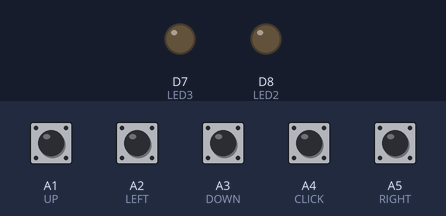
This sketch was run on a simulated Arduino Zero (SAMD21). On the bench: output pins drawn as LEDs (lit = HIGH). The inputs (shaded band) are chosen by the test bench; at power-on: A1 (UP), A2 (LEFT), A3 (DOWN), A4 (CLICK), A5 (RIGHT) HIGH. What the sketch prints to the serial monitor is not drawn.

Above: at 2.2 s.
2.3 s: A5 (RIGHT) pulled LOW for 0.15 s
At 2.8 s:
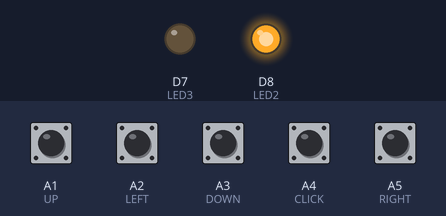
3.9 s: A2 (LEFT) pulled LOW for 0.15 s
At 5.1 s:
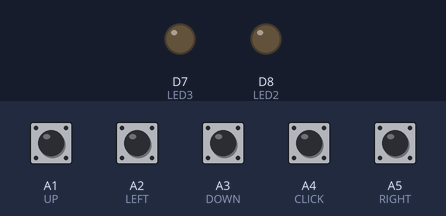
5.5 s: A5 (RIGHT) pulled LOW for 1 s
At 6.4 s:
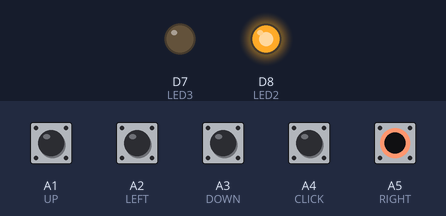
Timing chart, 0 to 8.5 s (numbered marks = the images above; inputs shaded):
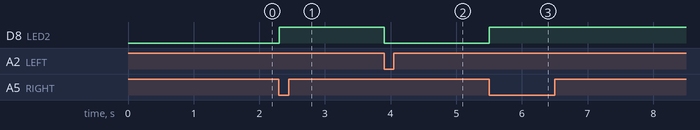

Measured:
- after the input at 2.3 s, D8 (LED2): LOW → HIGH at once
- after the input at 3.9 s, D8 (LED2): HIGH → LOW at once
- after the input at 5.5 s, D8 (LED2): LOW → HIGH at once

The sketch:

CAN_test.ino
```cpp
// demo: CAN-BUS Shield, send data

// loovee@seeed.cc


#include <mcp_can.h>

#include <SPI.h>


/*SAMD core*/

#ifdef ARDUINO_SAMD_VARIANT_COMPLIANCE

    #define SERIAL SerialUSB

#else

    #define SERIAL Serial

#endif


// Define Joystick connection pins

#define UP  A1

#define DOWN  A3

#define LEFT  A2

#define RIGHT  A5

#define CLICK  A4


// Define LED pins

#define LED2 8

#define LED3 7


#define P_MIN -95.5f

#define P_MAX 95.5f

#define V_MIN -30.0f

#define V_MAX 30.0f

#define KP_MIN 0.0f

#define KP_MAX 500.0f

#define KD_MIN 0.0f

#define KD_MAX 5.0f

#define T_MIN -18.0f

#define T_MAX 18.0f


// Set values

float p_in = 0.0f;

float v_in = 0.0f;

float kp_in = 10.0f;

float kd_in = 1.0f;

float t_in = 0.0f;

// Mearured values

float p_out = 0.0f;

float v_out = 0.0f;

float t_out = 0.0f;


// the cs pin of the version after v1.1 is default to D9

// v0.9b and v1.0 is default D10

const int SPI_CS_PIN = 10;


MCP_CAN CAN(SPI_CS_PIN);                                    // Set CS pin


void setup() {

    SERIAL.begin(115200);

    delay(1000);


    while (CAN_OK != CAN.begin(CAN_1000KBPS)) {            // init can bus : baudrate = 1000k

        SERIAL.println("CAN BUS Shield init fail");

        SERIAL.println(" Init CAN BUS Shield again");

        delay(100);

    }

    SERIAL.println("CAN BUS Shield init ok!");


    //Initialize pins as necessary

    pinMode(UP, INPUT);

    pinMode(DOWN, INPUT);

    pinMode(LEFT, INPUT);

    pinMode(RIGHT, INPUT);

    pinMode(CLICK, INPUT);

    pinMode(LED2, OUTPUT);

    pinMode(LED3, OUTPUT);


    //Pull analog pins high to enable reading of joystick movements

    digitalWrite(UP, HIGH);

    digitalWrite(DOWN, HIGH);

    digitalWrite(LEFT, HIGH);

    digitalWrite(RIGHT, HIGH);

    digitalWrite(CLICK, HIGH);


    //Write LED pins low to turn them off by default

    digitalWrite(LED2, LOW);

    digitalWrite(LED3, LOW);

}


long previousMillis = 0;

const long interval = 5;  // 20 ms = 50 Hz period

void loop() {

    float p_step = 0.2;

    if(digitalRead(UP)==LOW){

      p_in = p_in + p_step;

    }


    if(digitalRead(DOWN)==LOW){

      p_in = p_in - p_step;

    }

    p_in = constrain(p_in, P_MIN, P_MAX);


    if(digitalRead(RIGHT) == LOW){

      enter_motor();

      digitalWrite(LED2, HIGH);

    }


    if(digitalRead(LEFT) == LOW){

      exit_motor();

      digitalWrite(LED2, LOW);

    }


     if(digitalRead(CLICK) == LOW){

      init_position();

    }


    pack_cmd();


    if(CAN_MSGAVAIL == CAN.checkReceive()){

      unpack_reply();

    }


    SERIAL.print(millis() - previousMillis);

    previousMillis = millis();

    SERIAL.print(" ");

    SERIAL.print(p_in);

    SERIAL.print(" ");

    SERIAL.print(p_out);

    SERIAL.print(" ");

    SERIAL.print(v_out);

    SERIAL.print(" ");

    SERIAL.println(t_out);

}


void enter_motor() {

  byte buf[8];

  buf[0] = 0xFF;

  buf[1] = 0xFF;

  buf[2] = 0xFF;

  buf[3] = 0xFF;

  buf[4] = 0xFF;

  buf[5] = 0xFF;

  buf[6] = 0xFF;

  buf[7] = 0xFC;

  CAN.sendMsgBuf(0x01, 0, 8, buf);

}


void exit_motor() {

  byte buf[8];

  buf[0] = 0xFF;

  buf[1] = 0xFF;

  buf[2] = 0xFF;

  buf[3] = 0xFF;

  buf[4] = 0xFF;

  buf[5] = 0xFF;

  buf[6] = 0xFF;

  buf[7] = 0xFD;

  CAN.sendMsgBuf(0x01, 0, 8, buf);

}


void init_position() {

  byte buf[8];

  buf[0] = 0xFF;

  buf[1] = 0xFF;

  buf[2] = 0xFF;

  buf[3] = 0xFF;

  buf[4] = 0xFF;

  buf[5] = 0xFF;

  buf[6] = 0xFF;

  buf[7] = 0xFE;

  CAN.sendMsgBuf(0x01, 0, 8, buf);

}


void pack_cmd() {

  byte buf[8];

  float p_des = constrain(p_in, P_MIN, P_MAX);

  float v_des = constrain(v_in, V_MIN, V_MAX);

  float kp = constrain(kp_in, KP_MIN, KP_MAX);

  float kd = constrain(kd_in, KD_MIN, KD_MAX);

  float t_ff = constrain(t_in, T_MIN, T_MAX);


  unsigned int p_int = float_to_uint(p_des, P_MIN, P_MAX, 16);

  unsigned int v_int = float_to_uint(v_des, V_MIN, V_MAX, 12);

  unsigned int kp_int = float_to_uint(kp, KP_MIN, KP_MAX, 12);

  unsigned int kd_int = float_to_uint(kd, KD_MIN, KD_MAX, 12);

  unsigned int t_int = float_to_uint(t_ff, T_MIN, T_MAX, 12);


  buf[0] = p_int >> 8;

  buf[1] = p_int & 0xFF;

  buf[2] = v_int >> 4;

  buf[3] = ((v_int & 0xF) << 4) | (kp_int >> 8);

  buf[4] = kp_int & 0xFF;

  buf[5] = kd_int >> 4;

  buf[6] = ((kd_int & 0xF) << 4) | (t_int >> 8);

  buf[7] = t_int & 0xFF;

  CAN.sendMsgBuf(0x01, 0, 8, buf);

}


void unpack_reply(){

  byte len = 0;

  byte buf[8];

  CAN.readMsgBuf(&len, buf);


  unsigned long canId = CAN.getCanId();


  unsigned int id = buf[0];

  unsigned int p_int = (buf[1] << 8) | buf[2];

  unsigned int v_int = (buf[3] << 4) | (buf[4] >> 4);

  unsigned int i_int = ((buf[4] & 0xF) << 8) | buf[5];


  p_out = uint_to_float(p_int, P_MIN, P_MAX, 16);

  v_out = uint_to_float(v_int, V_MIN, V_MAX, 12);

  t_out = uint_to_float(i_int, -T_MAX, T_MAX, 12);

}


unsigned int float_to_uint(float x, float x_min, float x_max, int bits){

  float span = x_max - x_min;

  float offset = x_min;

  unsigned int pgg = 0;

  if(bits == 12){

    pgg = (unsigned int) ((x-offset)*4095.0/span);

  }

  if(bits == 16){

    pgg = (unsigned int) ((x-offset)*65535.0/span);

  }

  return pgg;

}


float uint_to_float(unsigned int x_int, float x_min, float x_max, int bits){

  float span = x_max - x_min;

  float offset = x_min;

  unsigned int pgg = 0;

  if(bits == 12){

    pgg = ((float)x_int)*span/4095.0 + offset;

  }

  if(bits == 16){

    pgg = ((float)x_int)*span/65535.0 + offset;

  }

  return pgg;

}


// END FILE
```
